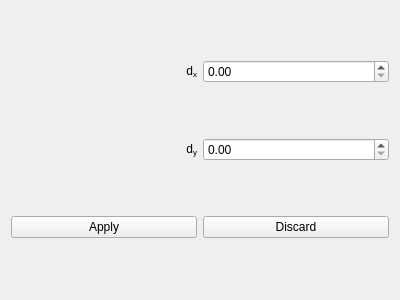
<?xml version="1.0" encoding="UTF-8"?>
<ui version="4.0">
 <class>Dialog</class>
 <widget class="QDialog" name="Dialog">
  <property name="geometry">
   <rect>
    <x>0</x>
    <y>0</y>
    <width>400</width>
    <height>300</height>
   </rect>
  </property>
  <property name="sizePolicy">
   <sizepolicy hsizetype="Minimum" vsizetype="Minimum">
    <horstretch>0</horstretch>
    <verstretch>0</verstretch>
   </sizepolicy>
  </property>
  <property name="windowTitle">
   <string>Change d-spacings</string>
  </property>
  <layout class="QGridLayout" name="gridLayout">
   <item row="0" column="0">
    <widget class="QLabel" name="l_dx">
     <property name="text">
      <string>d&lt;sub&gt;x&lt;/sub&gt;</string>
     </property>
     <property name="alignment">
      <set>Qt::AlignRight|Qt::AlignTrailing|Qt::AlignVCenter</set>
     </property>
    </widget>
   </item>
   <item row="0" column="1">
    <widget class="QDoubleSpinBox" name="dSB_dx">
     <property name="keyboardTracking">
      <bool>false</bool>
     </property>
     <property name="maximum">
      <double>399.990000000000009</double>
     </property>
     <property name="singleStep">
      <double>0.100000000000000</double>
     </property>
    </widget>
   </item>
   <item row="1" column="0">
    <widget class="QLabel" name="l_dy">
     <property name="text">
      <string>d&lt;sub&gt;y&lt;/sub&gt;</string>
     </property>
     <property name="alignment">
      <set>Qt::AlignRight|Qt::AlignTrailing|Qt::AlignVCenter</set>
     </property>
     <property name="openExternalLinks">
      <bool>false</bool>
     </property>
    </widget>
   </item>
   <item row="1" column="1">
    <widget class="QDoubleSpinBox" name="dSB_dy">
     <property name="keyboardTracking">
      <bool>false</bool>
     </property>
     <property name="maximum">
      <double>399.990000000000009</double>
     </property>
     <property name="singleStep">
      <double>0.100000000000000</double>
     </property>
    </widget>
   </item>
   <item row="2" column="0">
    <widget class="QPushButton" name="pB_apply">
     <property name="text">
      <string>Apply</string>
     </property>
     <property name="autoDefault">
      <bool>false</bool>
     </property>
    </widget>
   </item>
   <item row="2" column="1">
    <widget class="QPushButton" name="pB_discard">
     <property name="text">
      <string>Discard</string>
     </property>
     <property name="autoDefault">
      <bool>false</bool>
     </property>
    </widget>
   </item>
  </layout>
 </widget>
 <resources/>
 <connections/>
</ui>
